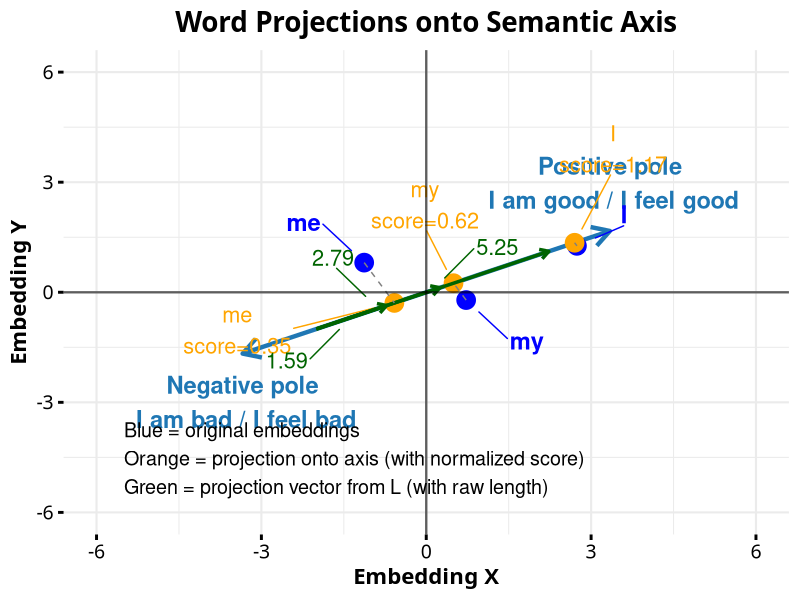

Write the R code that produced this figure.
library(ggplot2)
library(dplyr)
library(ggrepel)
library(grid)

# ---- Theme for poster ----
plot_aes <- theme_minimal(base_size = 16) +
  theme(
    legend.position = "bottom",
    legend.text = element_text(size = 14),
    text = element_text(size = 16, family = "Futura Medium"),
    axis.text = element_text(color = "black", size = 14),
    axis.title = element_text(size = 16, face = "bold"),
    axis.ticks = element_line(size = 1),
    plot.title = element_text(hjust = 0.5, size = 20, face = "bold")
  )

# ---- Example embedding space ----
set.seed(42)
embedding_2d <- data.frame(
  word = c("I", "me", "my"),
  x = rnorm(3, 0, 2),
  y = rnorm(3, 0, 2)
)

# Positive / Negative poles
H <- c(2, 1)
L <- c(-2, -1)

# Axis vector + extension factor
axis_vec <- H - L
axis_vec <- axis_vec / sqrt(sum(axis_vec^2))
axis_length <- sqrt(sum((H - L)^2))
extension <- 1.5
axis_start <- L - extension * axis_vec
axis_end   <- H + extension * axis_vec

pos_statement <- "I am good / I feel good"
neg_statement <- "I am bad / I feel bad"

# ---- Projection function ----
project_point <- function(pt, anchor = L, axis = axis_vec) {
  v <- pt - anchor
  proj_length <- sum(v * axis)
  proj <- anchor + proj_length * axis
  perp_dist <- sqrt(sum((pt - proj)^2))
  proj_score_norm <- proj_length / axis_length
  list(proj = proj, proj_length = proj_length,
       perp_dist = perp_dist, proj_score_norm = proj_score_norm)
}

projections <- lapply(1:nrow(embedding_2d), function(i) {
  res <- project_point(as.numeric(embedding_2d[i, c("x", "y")]))
  data.frame(
    word = embedding_2d$word[i],
    proj_x = res$proj[1],
    proj_y = res$proj[2],
    proj_length = res$proj_length,
    perp_dist = res$perp_dist,
    proj_score_norm = res$proj_score_norm
  )
})

projections <- bind_rows(projections)
embedding_2d <- embedding_2d %>% left_join(projections, by = "word")

# ---- Offset vectors for arrows ----
offset_factor <- 0.1
embedding_2d <- embedding_2d %>%
  rowwise() %>%
  mutate(
    arrow_end_x = proj_x - offset_factor*(proj_x - L[1]),
    arrow_end_y = proj_y - offset_factor*(proj_y - L[2])
  )

# ---- Perpendicular vector for labels ----
perp_vec <- c(-axis_vec[2], axis_vec[1])
label_nudge <- 1.2  # increase for poster clarity

# ---- Plot ----
p <- ggplot() +
  # Extended axis line
  geom_segment(aes(x = axis_start[1], y = axis_start[2],
                   xend = axis_end[1], yend = axis_end[2]),
               arrow = arrow(length = unit(0.5, "cm"), ends = "both"),
               color = "#1f77b4", size = 1.5) +
  
  # Axis labels
  geom_text_repel(aes(x = axis_end[1], y = axis_end[2],
                      label = paste("Positive pole\n", pos_statement)),
                  color = "#1f77b4", fontface = "bold",
                  box.padding = 1, point.padding = 1.5, nudge_y = 1.0, size = 6) +
  geom_text_repel(aes(x = axis_start[1], y = axis_start[2],
                      label = paste("Negative pole\n", neg_statement)),
                  color = "#1f77b4", fontface = "bold",
                  box.padding = 1, point.padding = 1.5, nudge_y = -1.0, size = 6) +
  
  # Original embeddings
  geom_point(data = embedding_2d, aes(x = x, y = y), color = "blue", size = 6) +
  geom_text_repel(data = embedding_2d, aes(x = x, y = y, label = word),
                  color = "blue", fontface = "bold", size = 6, box.padding = 2, point.padding = 2) +
  
  # Projections
  geom_point(data = embedding_2d, aes(x = proj_x, y = proj_y), color = "orange", size = 6) +
  geom_text_repel(data = embedding_2d, 
                  aes(x = proj_x, y = proj_y,
                      label = paste0(word, "\nscore=", round(proj_score_norm, 2))),
                  color = "orange", size = 5.5,
                  box.padding = 2, point.padding = 2,
                  nudge_x = label_nudge * perp_vec[1],
                  nudge_y = label_nudge * perp_vec[2]) +
  
  # Projection vectors
  geom_segment(data = embedding_2d,
               aes(x = L[1], y = L[2], xend = arrow_end_x, yend = arrow_end_y),
               arrow = arrow(length = unit(0.25, "cm")), color = "darkgreen", size = 1.2) +
  geom_text_repel(data = embedding_2d,
                  aes(x = (L[1]+arrow_end_x)/2, y = (L[2]+arrow_end_y)/2,
                      label = round(proj_length, 2)),
                  color = "darkgreen", size = 5.5, box.padding = 2, point.padding = 2) +
  
  # Perpendiculars
  geom_segment(data = embedding_2d,
               aes(x = x, y = y, xend = proj_x, yend = proj_y),
               linetype = "dashed", color = "gray50") +
  
  # Axes + formatting
  geom_hline(yintercept = 0, color = "black", size = 0.8, alpha = 0.6) +
  geom_vline(xintercept = 0, color = "black", size = 0.8, alpha = 0.6) +
  coord_cartesian(xlim = c(-6, 6), ylim = c(-6, 6)) +
  labs(title = "Word Projections onto Semantic Axis",
       x = "Embedding X", y = "Embedding Y") +
  plot_aes +
  annotate("text", x = -5.5, y = -5.5,
           label = paste(
             "Blue = original embeddings",
             "Orange = projection onto axis (with normalized score)",
             "Green = projection vector from L (with raw length)",
             sep = "\n"),
           hjust = 0, vjust = 0, size = 5, color = "black")

# ---- Save for poster: 8x8 inches ----
ggsave("/Users/sm9518/Downloads/embedding_axis_plot_poster.png", p, width = 8, height = 8, dpi = 300)
